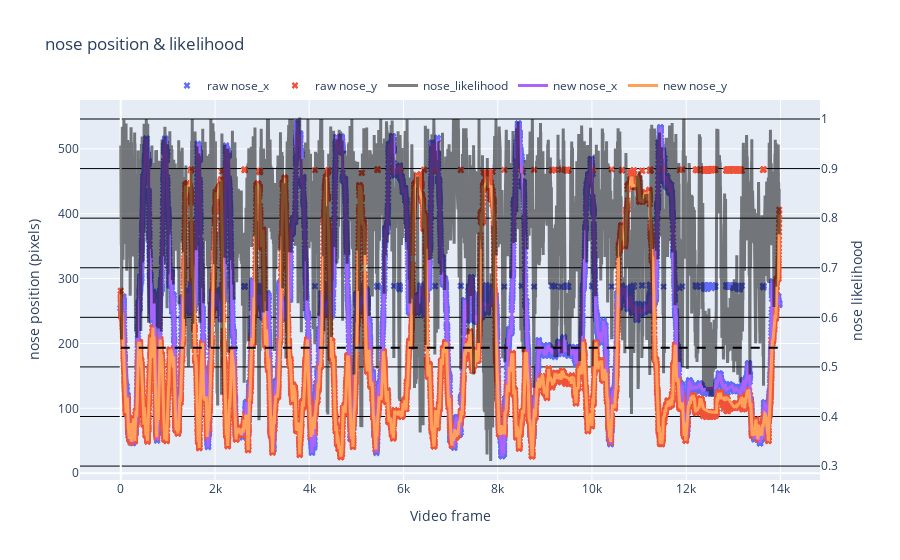

Notebook code for this chart:
### Markdown cell above
---
#### 5. Now that we have our file, lets test our processing parameters in an example video

### Code cell
df_smooth = rst.filter_and_smooth_df(params, df_raw)

rst.plot_raw_vs_smooth(params, df_raw, df_smooth, bodypart='nose')

### Figure 1 — Plotly figure (JSON) as saved in the notebook; plotly's stock layout.template omitted (floating-point values rounded to 4 significant figures; data arrays with more than 128 entries replaced by an {"elided": "..."} marker saying what was removed)
{"data": [{"marker": {"size": 6, "symbol": "x"}, "mode": "markers", "name": "raw nose_x", "type": "scatter", "x": {"elided": "13975 int values"}, "y": {"elided": "13975 float values"}}, {"marker": {"size": 6, "symbol": "x"}, "mode": "markers", "name": "raw nose_y", "type": "scatter", "x": {"elided": "13975 int values"}, "y": {"elided": "13975 float values"}}, {"line": {"color": "black", "width": 3}, "name": "nose_likelihood", "opacity": 0.5, "type": "scatter", "x": {"elided": "13975 int values"}, "y": {"elided": "13975 float values"}, "yaxis": "y2"}, {"line": {"width": 3}, "name": "new nose_x", "type": "scatter", "x": {"elided": "13975 int values"}, "y": {"elided": "13975 float values"}}, {"line": {"width": 3}, "name": "new nose_y", "type": "scatter", "x": {"elided": "13975 int values"}, "y": {"elided": "13975 float values"}}], "layout": {"legend": {"orientation": "h", "x": 0.5, "xanchor": "center", "y": 1, "yanchor": "bottom"}, "shapes": [{"line": {"color": "black", "dash": "dash"}, "type": "line", "x0": 0, "x1": 13974, "y0": 0.5387, "y1": 0.5387, "yref": "y2"}], "title": {"text": "nose position & likelihood"}, "xaxis": {"title": {"text": "Video frame"}}, "yaxis": {"title": {"text": "nose position (pixels)"}}, "yaxis2": {"gridcolor": "black", "overlaying": "y", "side": "right", "title": {"text": "nose likelihood"}}}}
